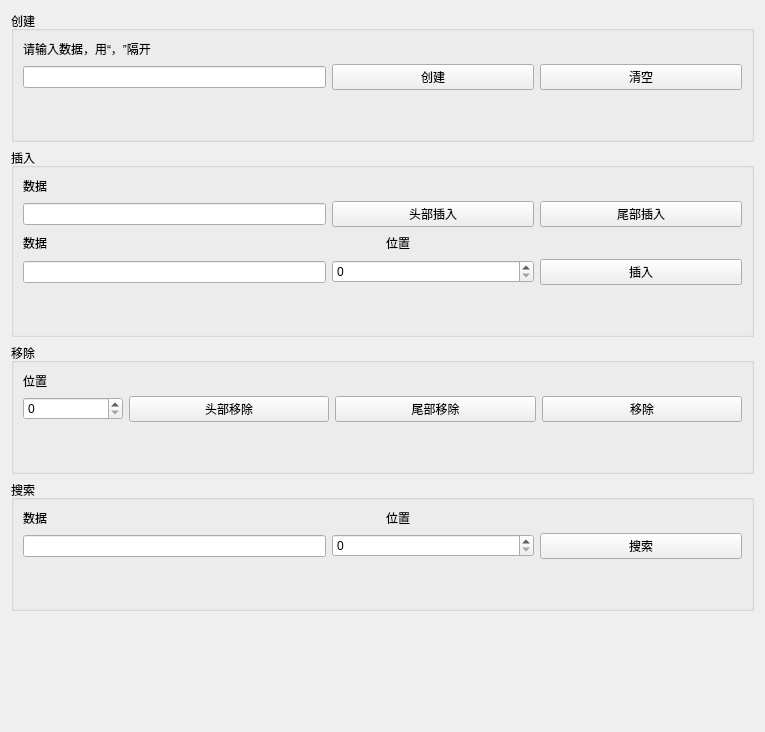
<?xml version="1.0" encoding="UTF-8"?>
<ui version="4.0">
 <class>LinklistUI</class>
 <widget class="QWidget" name="LinklistUI">
  <property name="geometry">
   <rect>
    <x>0</x>
    <y>0</y>
    <width>765</width>
    <height>732</height>
   </rect>
  </property>
  <property name="windowTitle">
   <string>Form</string>
  </property>
  <layout class="QHBoxLayout" name="horizontalLayout_12">
   <item>
    <layout class="QVBoxLayout" name="verticalLayout_5">
     <item>
      <widget class="QGroupBox" name="groupBox">
       <property name="title">
        <string>创建</string>
       </property>
       <layout class="QHBoxLayout" name="horizontalLayout_6">
        <item>
         <layout class="QVBoxLayout" name="verticalLayout">
          <item>
           <widget class="QLabel" name="label">
            <property name="text">
             <string>请输入数据，用“，”隔开</string>
            </property>
           </widget>
          </item>
          <item>
           <layout class="QHBoxLayout" name="horizontalLayout" stretch="3,2,2">
            <item>
             <widget class="QLineEdit" name="dataEdit"/>
            </item>
            <item>
             <widget class="QPushButton" name="createButton">
              <property name="text">
               <string>创建</string>
              </property>
             </widget>
            </item>
            <item>
             <widget class="QPushButton" name="cleanButton">
              <property name="text">
               <string>清空</string>
              </property>
             </widget>
            </item>
           </layout>
          </item>
          <item>
           <spacer name="verticalSpacer">
            <property name="orientation">
             <enum>Qt::Vertical</enum>
            </property>
            <property name="sizeHint" stdset="0">
             <size>
              <width>20</width>
              <height>40</height>
             </size>
            </property>
           </spacer>
          </item>
         </layout>
        </item>
       </layout>
      </widget>
     </item>
     <item>
      <widget class="QGroupBox" name="groupBox_2">
       <property name="title">
        <string>插入</string>
       </property>
       <layout class="QHBoxLayout" name="horizontalLayout_8">
        <item>
         <layout class="QVBoxLayout" name="verticalLayout_2">
          <item>
           <widget class="QLabel" name="label_2">
            <property name="text">
             <string>数据</string>
            </property>
           </widget>
          </item>
          <item>
           <layout class="QHBoxLayout" name="horizontalLayout_2" stretch="3,2,2">
            <item>
             <widget class="QLineEdit" name="insert_Edit1"/>
            </item>
            <item>
             <widget class="QPushButton" name="headinsertButton">
              <property name="text">
               <string>头部插入</string>
              </property>
             </widget>
            </item>
            <item>
             <widget class="QPushButton" name="tailinsertButton">
              <property name="text">
               <string>尾部插入</string>
              </property>
             </widget>
            </item>
           </layout>
          </item>
          <item>
           <layout class="QHBoxLayout" name="horizontalLayout_7">
            <item>
             <widget class="QLabel" name="label_3">
              <property name="text">
               <string>数据</string>
              </property>
             </widget>
            </item>
            <item>
             <spacer name="horizontalSpacer_2">
              <property name="orientation">
               <enum>Qt::Horizontal</enum>
              </property>
              <property name="sizeHint" stdset="0">
               <size>
                <width>40</width>
                <height>20</height>
               </size>
              </property>
             </spacer>
            </item>
            <item>
             <widget class="QLabel" name="label_4">
              <property name="text">
               <string>位置</string>
              </property>
             </widget>
            </item>
            <item>
             <spacer name="horizontalSpacer">
              <property name="orientation">
               <enum>Qt::Horizontal</enum>
              </property>
              <property name="sizeHint" stdset="0">
               <size>
                <width>40</width>
                <height>20</height>
               </size>
              </property>
             </spacer>
            </item>
           </layout>
          </item>
          <item>
           <layout class="QHBoxLayout" name="horizontalLayout_3" stretch="3,2,2">
            <item>
             <widget class="QLineEdit" name="insert_Edit2"/>
            </item>
            <item>
             <widget class="QSpinBox" name="insert_spinBox"/>
            </item>
            <item>
             <widget class="QPushButton" name="insertButton">
              <property name="text">
               <string>插入</string>
              </property>
             </widget>
            </item>
           </layout>
          </item>
          <item>
           <spacer name="verticalSpacer_2">
            <property name="orientation">
             <enum>Qt::Vertical</enum>
            </property>
            <property name="sizeHint" stdset="0">
             <size>
              <width>20</width>
              <height>40</height>
             </size>
            </property>
           </spacer>
          </item>
         </layout>
        </item>
       </layout>
      </widget>
     </item>
     <item>
      <widget class="QGroupBox" name="groupBox_3">
       <property name="title">
        <string>移除</string>
       </property>
       <layout class="QHBoxLayout" name="horizontalLayout_9">
        <item>
         <layout class="QVBoxLayout" name="verticalLayout_3">
          <item>
           <widget class="QLabel" name="label_5">
            <property name="text">
             <string>位置</string>
            </property>
           </widget>
          </item>
          <item>
           <layout class="QHBoxLayout" name="horizontalLayout_4" stretch="1,2,2,2">
            <item>
             <widget class="QSpinBox" name="delete_spinBox"/>
            </item>
            <item>
             <widget class="QPushButton" name="headdeleteButton">
              <property name="text">
               <string>头部移除</string>
              </property>
             </widget>
            </item>
            <item>
             <widget class="QPushButton" name="taildeleteButton">
              <property name="text">
               <string>尾部移除</string>
              </property>
             </widget>
            </item>
            <item>
             <widget class="QPushButton" name="deleteButton">
              <property name="text">
               <string>移除</string>
              </property>
             </widget>
            </item>
           </layout>
          </item>
          <item>
           <spacer name="verticalSpacer_3">
            <property name="orientation">
             <enum>Qt::Vertical</enum>
            </property>
            <property name="sizeHint" stdset="0">
             <size>
              <width>20</width>
              <height>40</height>
             </size>
            </property>
           </spacer>
          </item>
         </layout>
        </item>
       </layout>
      </widget>
     </item>
     <item>
      <widget class="QGroupBox" name="groupBox_4">
       <property name="title">
        <string>搜索</string>
       </property>
       <layout class="QHBoxLayout" name="horizontalLayout_11">
        <item>
         <layout class="QVBoxLayout" name="verticalLayout_4">
          <item>
           <layout class="QHBoxLayout" name="horizontalLayout_10">
            <item>
             <widget class="QLabel" name="label_6">
              <property name="text">
               <string>数据</string>
              </property>
             </widget>
            </item>
            <item>
             <widget class="QLabel" name="label_7">
              <property name="text">
               <string>位置</string>
              </property>
             </widget>
            </item>
           </layout>
          </item>
          <item>
           <layout class="QHBoxLayout" name="horizontalLayout_5" stretch="3,2,2">
            <item>
             <widget class="QLineEdit" name="search_Edit"/>
            </item>
            <item>
             <widget class="QSpinBox" name="spinBox"/>
            </item>
            <item>
             <widget class="QPushButton" name="searchButton">
              <property name="text">
               <string>搜索</string>
              </property>
             </widget>
            </item>
           </layout>
          </item>
          <item>
           <spacer name="verticalSpacer_5">
            <property name="orientation">
             <enum>Qt::Vertical</enum>
            </property>
            <property name="sizeHint" stdset="0">
             <size>
              <width>20</width>
              <height>40</height>
             </size>
            </property>
           </spacer>
          </item>
         </layout>
        </item>
       </layout>
      </widget>
     </item>
     <item>
      <spacer name="verticalSpacer_4">
       <property name="orientation">
        <enum>Qt::Vertical</enum>
       </property>
       <property name="sizeHint" stdset="0">
        <size>
         <width>20</width>
         <height>40</height>
        </size>
       </property>
      </spacer>
     </item>
    </layout>
   </item>
  </layout>
 </widget>
 <resources/>
 <connections>
  <connection>
   <sender>createButton</sender>
   <signal>clicked()</signal>
   <receiver>LinklistUI</receiver>
   <slot>on_create_btn_clicked()</slot>
   <hints>
    <hint type="sourcelabel">
     <x>265</x>
     <y>96</y>
    </hint>
    <hint type="destinationlabel">
     <x>260</x>
     <y>14</y>
    </hint>
   </hints>
  </connection>
  <connection>
   <sender>cleanButton</sender>
   <signal>clicked()</signal>
   <receiver>LinklistUI</receiver>
   <slot>on_clean_btn_clicked()</slot>
   <hints>
    <hint type="sourcelabel">
     <x>370</x>
     <y>89</y>
    </hint>
    <hint type="destinationlabel">
     <x>348</x>
     <y>11</y>
    </hint>
   </hints>
  </connection>
  <connection>
   <sender>headinsertButton</sender>
   <signal>clicked()</signal>
   <receiver>LinklistUI</receiver>
   <slot>on_headinsert_btn_clicked()</slot>
   <hints>
    <hint type="sourcelabel">
     <x>287</x>
     <y>206</y>
    </hint>
    <hint type="destinationlabel">
     <x>211</x>
     <y>140</y>
    </hint>
   </hints>
  </connection>
  <connection>
   <sender>tailinsertButton</sender>
   <signal>clicked()</signal>
   <receiver>LinklistUI</receiver>
   <slot>on_tailinsert_btn_clicked()</slot>
   <hints>
    <hint type="sourcelabel">
     <x>383</x>
     <y>207</y>
    </hint>
    <hint type="destinationlabel">
     <x>334</x>
     <y>129</y>
    </hint>
   </hints>
  </connection>
  <connection>
   <sender>insertButton</sender>
   <signal>clicked()</signal>
   <receiver>LinklistUI</receiver>
   <slot>on_locationinsert_btn_clicked()</slot>
   <hints>
    <hint type="sourcelabel">
     <x>389</x>
     <y>291</y>
    </hint>
    <hint type="destinationlabel">
     <x>454</x>
     <y>133</y>
    </hint>
   </hints>
  </connection>
  <connection>
   <sender>headdeleteButton</sender>
   <signal>clicked()</signal>
   <receiver>LinklistUI</receiver>
   <slot>on_headdelete_btn_clicked()</slot>
   <hints>
    <hint type="sourcelabel">
     <x>182</x>
     <y>411</y>
    </hint>
    <hint type="destinationlabel">
     <x>159</x>
     <y>332</y>
    </hint>
   </hints>
  </connection>
  <connection>
   <sender>taildeleteButton</sender>
   <signal>clicked()</signal>
   <receiver>LinklistUI</receiver>
   <slot>on_taildelete_btn_clicked()</slot>
   <hints>
    <hint type="sourcelabel">
     <x>292</x>
     <y>411</y>
    </hint>
    <hint type="destinationlabel">
     <x>235</x>
     <y>328</y>
    </hint>
   </hints>
  </connection>
  <connection>
   <sender>deleteButton</sender>
   <signal>clicked()</signal>
   <receiver>LinklistUI</receiver>
   <slot>on_locationdelete_btn_clicked()</slot>
   <hints>
    <hint type="sourcelabel">
     <x>407</x>
     <y>423</y>
    </hint>
    <hint type="destinationlabel">
     <x>443</x>
     <y>328</y>
    </hint>
   </hints>
  </connection>
  <connection>
   <sender>searchButton</sender>
   <signal>clicked()</signal>
   <receiver>LinklistUI</receiver>
   <slot>on_search_btn_clicked()</slot>
   <hints>
    <hint type="sourcelabel">
     <x>358</x>
     <y>561</y>
    </hint>
    <hint type="destinationlabel">
     <x>445</x>
     <y>452</y>
    </hint>
   </hints>
  </connection>
 </connections>
 <slots>
  <slot>on_create_btn_clicked()</slot>
  <slot>on_clean_btn_clicked()</slot>
  <slot>on_headinsert_btn_clicked()</slot>
  <slot>on_tailinsert_btn_clicked()</slot>
  <slot>on_locationinsert_btn_clicked()</slot>
  <slot>on_headdelete_btn_clicked()</slot>
  <slot>on_taildelete_btn_clicked()</slot>
  <slot>on_locationdelete_btn_clicked()</slot>
  <slot>on_search_btn_clicked()</slot>
 </slots>
</ui>
